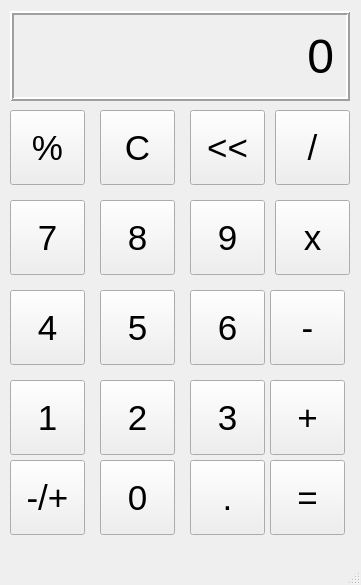
<?xml version="1.0" encoding="UTF-8"?>
<ui version="4.0">
 <class>MainWindow</class>
 <widget class="QMainWindow" name="MainWindow">
  <property name="geometry">
   <rect>
    <x>0</x>
    <y>0</y>
    <width>361</width>
    <height>585</height>
   </rect>
  </property>
  <property name="windowTitle">
   <string>MainWindow</string>
  </property>
  <widget class="QWidget" name="centralwidget">
   <widget class="QLabel" name="outPutLabel">
    <property name="geometry">
     <rect>
      <x>10</x>
      <y>11</y>
      <width>340</width>
      <height>90</height>
     </rect>
    </property>
    <property name="font">
     <font>
      <pointsize>36</pointsize>
     </font>
    </property>
    <property name="frameShape">
     <enum>QFrame::Box</enum>
    </property>
    <property name="frameShadow">
     <enum>QFrame::Raised</enum>
    </property>
    <property name="lineWidth">
     <number>2</number>
    </property>
    <property name="text">
     <string>0</string>
    </property>
    <property name="alignment">
     <set>Qt::AlignRight|Qt::AlignTrailing|Qt::AlignVCenter</set>
    </property>
    <property name="margin">
     <number>10</number>
    </property>
   </widget>
   <widget class="QPushButton" name="remainButton">
    <property name="geometry">
     <rect>
      <x>10</x>
      <y>110</y>
      <width>75</width>
      <height>75</height>
     </rect>
    </property>
    <property name="font">
     <font>
      <pointsize>26</pointsize>
     </font>
    </property>
    <property name="text">
     <string>%</string>
    </property>
   </widget>
   <widget class="QPushButton" name="CButton">
    <property name="geometry">
     <rect>
      <x>100</x>
      <y>110</y>
      <width>75</width>
      <height>75</height>
     </rect>
    </property>
    <property name="font">
     <font>
      <pointsize>26</pointsize>
     </font>
    </property>
    <property name="text">
     <string>C</string>
    </property>
   </widget>
   <widget class="QPushButton" name="arrowButton">
    <property name="geometry">
     <rect>
      <x>190</x>
      <y>110</y>
      <width>75</width>
      <height>75</height>
     </rect>
    </property>
    <property name="font">
     <font>
      <pointsize>26</pointsize>
     </font>
    </property>
    <property name="text">
     <string>&lt;&lt;</string>
    </property>
   </widget>
   <widget class="QPushButton" name="divideButton">
    <property name="geometry">
     <rect>
      <x>275</x>
      <y>110</y>
      <width>75</width>
      <height>75</height>
     </rect>
    </property>
    <property name="font">
     <font>
      <pointsize>26</pointsize>
     </font>
    </property>
    <property name="text">
     <string>/</string>
    </property>
   </widget>
   <widget class="QPushButton" name="Button9">
    <property name="geometry">
     <rect>
      <x>190</x>
      <y>200</y>
      <width>75</width>
      <height>75</height>
     </rect>
    </property>
    <property name="font">
     <font>
      <pointsize>26</pointsize>
     </font>
    </property>
    <property name="text">
     <string>9</string>
    </property>
   </widget>
   <widget class="QPushButton" name="Button7">
    <property name="geometry">
     <rect>
      <x>10</x>
      <y>200</y>
      <width>75</width>
      <height>75</height>
     </rect>
    </property>
    <property name="font">
     <font>
      <pointsize>26</pointsize>
     </font>
    </property>
    <property name="text">
     <string>7</string>
    </property>
   </widget>
   <widget class="QPushButton" name="Button8">
    <property name="geometry">
     <rect>
      <x>100</x>
      <y>200</y>
      <width>75</width>
      <height>75</height>
     </rect>
    </property>
    <property name="font">
     <font>
      <pointsize>26</pointsize>
     </font>
    </property>
    <property name="text">
     <string>8</string>
    </property>
   </widget>
   <widget class="QPushButton" name="multiButton">
    <property name="geometry">
     <rect>
      <x>275</x>
      <y>200</y>
      <width>75</width>
      <height>75</height>
     </rect>
    </property>
    <property name="font">
     <font>
      <pointsize>26</pointsize>
     </font>
    </property>
    <property name="text">
     <string>x</string>
    </property>
   </widget>
   <widget class="QPushButton" name="Button6">
    <property name="geometry">
     <rect>
      <x>190</x>
      <y>290</y>
      <width>75</width>
      <height>75</height>
     </rect>
    </property>
    <property name="font">
     <font>
      <pointsize>26</pointsize>
     </font>
    </property>
    <property name="text">
     <string>6</string>
    </property>
   </widget>
   <widget class="QPushButton" name="Button4">
    <property name="geometry">
     <rect>
      <x>10</x>
      <y>290</y>
      <width>75</width>
      <height>75</height>
     </rect>
    </property>
    <property name="font">
     <font>
      <pointsize>26</pointsize>
     </font>
    </property>
    <property name="text">
     <string>4</string>
    </property>
   </widget>
   <widget class="QPushButton" name="Button5">
    <property name="geometry">
     <rect>
      <x>100</x>
      <y>290</y>
      <width>75</width>
      <height>75</height>
     </rect>
    </property>
    <property name="font">
     <font>
      <pointsize>26</pointsize>
     </font>
    </property>
    <property name="text">
     <string>5</string>
    </property>
   </widget>
   <widget class="QPushButton" name="minusButton">
    <property name="geometry">
     <rect>
      <x>270</x>
      <y>290</y>
      <width>75</width>
      <height>75</height>
     </rect>
    </property>
    <property name="font">
     <font>
      <pointsize>26</pointsize>
     </font>
    </property>
    <property name="text">
     <string>-</string>
    </property>
   </widget>
   <widget class="QPushButton" name="Button3">
    <property name="geometry">
     <rect>
      <x>190</x>
      <y>380</y>
      <width>75</width>
      <height>75</height>
     </rect>
    </property>
    <property name="font">
     <font>
      <pointsize>26</pointsize>
     </font>
    </property>
    <property name="text">
     <string>3</string>
    </property>
   </widget>
   <widget class="QPushButton" name="Button1">
    <property name="geometry">
     <rect>
      <x>10</x>
      <y>380</y>
      <width>75</width>
      <height>75</height>
     </rect>
    </property>
    <property name="font">
     <font>
      <pointsize>26</pointsize>
     </font>
    </property>
    <property name="text">
     <string>1</string>
    </property>
   </widget>
   <widget class="QPushButton" name="Button2">
    <property name="geometry">
     <rect>
      <x>100</x>
      <y>380</y>
      <width>75</width>
      <height>75</height>
     </rect>
    </property>
    <property name="font">
     <font>
      <pointsize>26</pointsize>
     </font>
    </property>
    <property name="text">
     <string>2</string>
    </property>
   </widget>
   <widget class="QPushButton" name="plusButton">
    <property name="geometry">
     <rect>
      <x>270</x>
      <y>380</y>
      <width>75</width>
      <height>75</height>
     </rect>
    </property>
    <property name="font">
     <font>
      <pointsize>26</pointsize>
     </font>
    </property>
    <property name="text">
     <string>+</string>
    </property>
   </widget>
   <widget class="QPushButton" name="dotButton">
    <property name="geometry">
     <rect>
      <x>190</x>
      <y>460</y>
      <width>75</width>
      <height>75</height>
     </rect>
    </property>
    <property name="font">
     <font>
      <pointsize>26</pointsize>
     </font>
    </property>
    <property name="text">
     <string>.</string>
    </property>
   </widget>
   <widget class="QPushButton" name="plusminusButton">
    <property name="geometry">
     <rect>
      <x>10</x>
      <y>460</y>
      <width>75</width>
      <height>75</height>
     </rect>
    </property>
    <property name="font">
     <font>
      <pointsize>26</pointsize>
     </font>
    </property>
    <property name="text">
     <string>-/+</string>
    </property>
   </widget>
   <widget class="QPushButton" name="Button0">
    <property name="geometry">
     <rect>
      <x>100</x>
      <y>460</y>
      <width>75</width>
      <height>75</height>
     </rect>
    </property>
    <property name="font">
     <font>
      <pointsize>26</pointsize>
     </font>
    </property>
    <property name="text">
     <string>0</string>
    </property>
   </widget>
   <widget class="QPushButton" name="equalButton">
    <property name="geometry">
     <rect>
      <x>270</x>
      <y>460</y>
      <width>75</width>
      <height>75</height>
     </rect>
    </property>
    <property name="font">
     <font>
      <pointsize>26</pointsize>
     </font>
    </property>
    <property name="text">
     <string>=</string>
    </property>
   </widget>
  </widget>
  <widget class="QMenuBar" name="menubar">
   <property name="geometry">
    <rect>
     <x>0</x>
     <y>0</y>
     <width>361</width>
     <height>21</height>
    </rect>
   </property>
  </widget>
  <widget class="QStatusBar" name="statusbar"/>
 </widget>
 <resources/>
 <connections/>
</ui>
